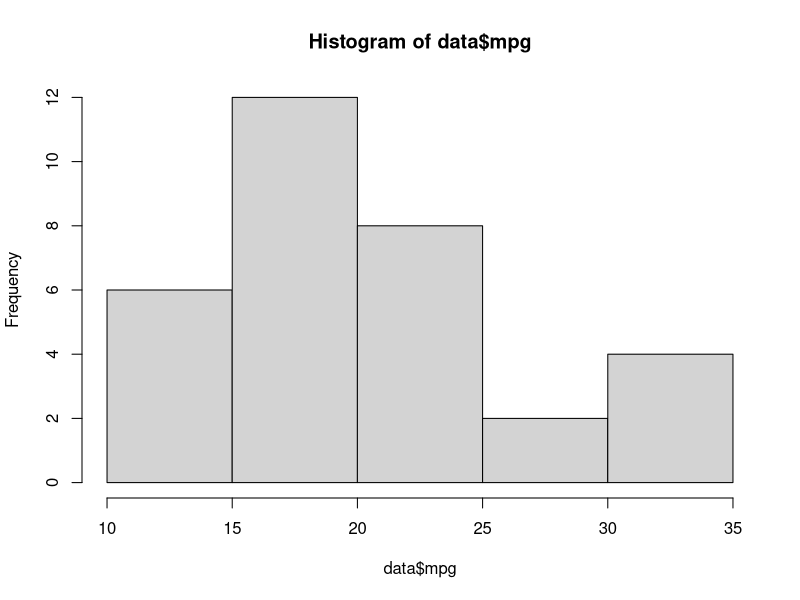

The R source for this figure:
#Codigo para problema 2
#llista de les variables que tinc definides
ls()
#borrar les variables que tenia def
rm(list=ls())

data <- mtcars
hist(data$mpg)
